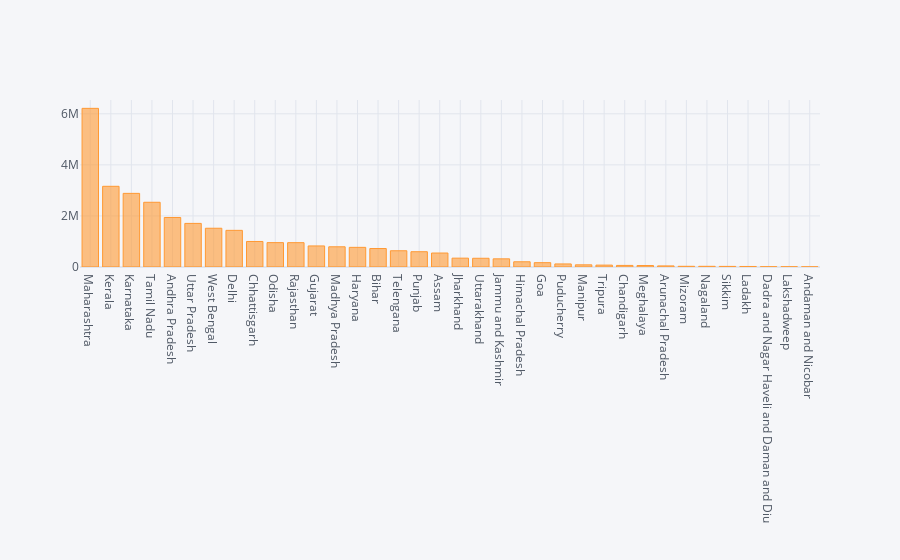

Notebook source saved alongside this figure:
### Code cell
df.plot(kind='bar',x='State/UTs',y='Total Cases')
plt.show()
#interactive
df.iplot(kind='bar',x='State/UTs',y='Total Cases')

### Figure 1 — Plotly figure (JSON) as saved in the notebook; plotly's stock layout.template omitted (floating-point values rounded to 4 significant figures)
{"data": [{"marker": {"color": "rgba(255, 153, 51, 0.6)", "line": {"color": "rgba(255, 153, 51, 1.0)", "width": 1}}, "name": "Total Cases", "orientation": "v", "text": "", "type": "bar", "x": ["Maharashtra", "Kerala", "Karnataka", "Tamil Nadu", "Andhra Pradesh", "Uttar Pradesh", "West Bengal", "Delhi", "Chhattisgarh", "Odisha", "Rajasthan", "Gujarat", "Madhya Pradesh", "Haryana", "Bihar", "Telengana", "Punjab", "Assam", "Jharkhand", "Uttarakhand", "Jammu and Kashmir", "Himachal Pradesh", "Goa", "Puducherry", "Manipur", "Tripura", "Chandigarh", "Meghalaya", "Arunachal Pradesh", "Mizoram", "Nagaland", "Sikkim", "Ladakh", "Dadra and Nagar Haveli and Daman and Diu", "Lakshadweep", "Andaman and Nicobar"], "y": [6214190, 3160937, 2883947, 2535402, 1940096, 1707847, 1518181, 1435529, 999853, 954326, 953360, 824497, 791658, 769539, 723945, 636627, 598334, 547283, 346681, 341452, 319901, 204391, 169740, 119703, 84822, 73901, 61889, 57388, 42820, 27488, 26682, 23392, 20257, 10597, 10064, 7510]}], "layout": {"legend": {"bgcolor": "#F5F6F9", "font": {"color": "#4D5663"}}, "paper_bgcolor": "#F5F6F9", "plot_bgcolor": "#F5F6F9", "title": {"font": {"color": "#4D5663"}}, "xaxis": {"gridcolor": "#E1E5ED", "showgrid": true, "tickfont": {"color": "#4D5663"}, "title": {"font": {"color": "#4D5663"}, "text": ""}, "zerolinecolor": "#E1E5ED"}, "yaxis": {"gridcolor": "#E1E5ED", "showgrid": true, "tickfont": {"color": "#4D5663"}, "title": {"font": {"color": "#4D5663"}, "text": ""}, "zerolinecolor": "#E1E5ED"}}}
